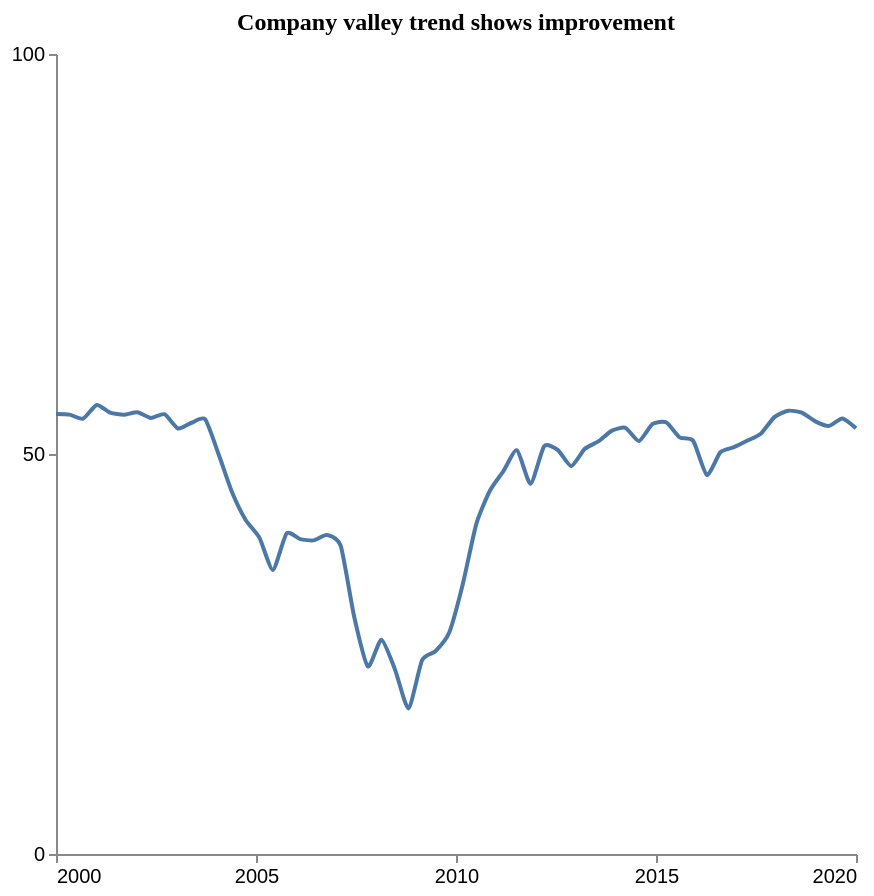

Vega-Lite specification for this chart:
### Vega-Lite specification from a JSON file in a GitHub repository (floating-point values rounded to 4 significant figures)
{"$schema": "https://vega.github.io/schema/vega-lite/v5.json", "description": "Pattern: Valley", "data": {"values": [{"X": 2000.0, "Y": 55.0}, {"X": 2000.0, "Y": 54.92}, {"X": 2001.0, "Y": 54.42}, {"X": 2001.0, "Y": 56.13}, {"X": 2001.0, "Y": 55.17}, {"X": 2002.0, "Y": 54.91}, {"X": 2002.0, "Y": 55.22}, {"X": 2002.0, "Y": 54.5}, {"X": 2003.0, "Y": 54.97}, {"X": 2003.0, "Y": 53.19}, {"X": 2003.0, "Y": 53.91}, {"X": 2004.0, "Y": 54.34}, {"X": 2004.0, "Y": 49.93}, {"X": 2004.0, "Y": 45.15}, {"X": 2005.0, "Y": 41.72}, {"X": 2005.0, "Y": 39.54}, {"X": 2005.0, "Y": 35.51}, {"X": 2006.0, "Y": 40.07}, {"X": 2006.0, "Y": 39.37}, {"X": 2006.0, "Y": 39.2}, {"X": 2007.0, "Y": 39.88}, {"X": 2007.0, "Y": 38.5}, {"X": 2007.0, "Y": 29.6}, {"X": 2008.0, "Y": 23.46}, {"X": 2008.0, "Y": 26.79}, {"X": 2008.0, "Y": 23.07}, {"X": 2009.0, "Y": 18.2}, {"X": 2009.0, "Y": 24.22}, {"X": 2009.0, "Y": 25.37}, {"X": 2010.0, "Y": 27.68}, {"X": 2010.0, "Y": 33.73}, {"X": 2011.0, "Y": 41.27}, {"X": 2011.0, "Y": 45.41}, {"X": 2011.0, "Y": 47.87}, {"X": 2012.0, "Y": 50.48}, {"X": 2012.0, "Y": 46.27}, {"X": 2012.0, "Y": 50.97}, {"X": 2013.0, "Y": 50.51}, {"X": 2013.0, "Y": 48.48}, {"X": 2013.0, "Y": 50.65}, {"X": 2014.0, "Y": 51.57}, {"X": 2014.0, "Y": 52.92}, {"X": 2014.0, "Y": 53.27}, {"X": 2015.0, "Y": 51.62}, {"X": 2015.0, "Y": 53.76}, {"X": 2015.0, "Y": 53.96}, {"X": 2016.0, "Y": 52.08}, {"X": 2016.0, "Y": 51.63}, {"X": 2016.0, "Y": 47.38}, {"X": 2017.0, "Y": 50.22}, {"X": 2017.0, "Y": 50.85}, {"X": 2017.0, "Y": 51.68}, {"X": 2018.0, "Y": 52.57}, {"X": 2018.0, "Y": 54.64}, {"X": 2018.0, "Y": 55.41}, {"X": 2019.0, "Y": 55.17}, {"X": 2019.0, "Y": 54.08}, {"X": 2019.0, "Y": 53.5}, {"X": 2020.0, "Y": 54.44}, {"X": 2020.0, "Y": 53.21}]}, "mark": {"type": "line", "interpolate": "cardinal", "tension": 0.4}, "encoding": {"x": {"field": "X", "type": "quantitative", "title": "", "axis": {"grid": false, "format": "d", "values": [2000, 2005, 2010, 2015, 2020], "tickSize": 4}, "scale": {"domain": [2000, 2020]}}, "y": {"field": "Y", "type": "quantitative", "title": "", "axis": {"grid": false, "format": "d", "values": [0, 50, 100], "tickSize": 4, "tickOpacity": 1}, "scale": {"domain": [0, 100]}}}, "title": {"text": "Company valley trend shows improvement", "anchor": "middle", "font": "Tahoma", "fontSize": 12}, "config": {"lineBreak": "^", "view": {"stroke": null}}, "height": 400, "width": 400, "autosize": "pad"}
